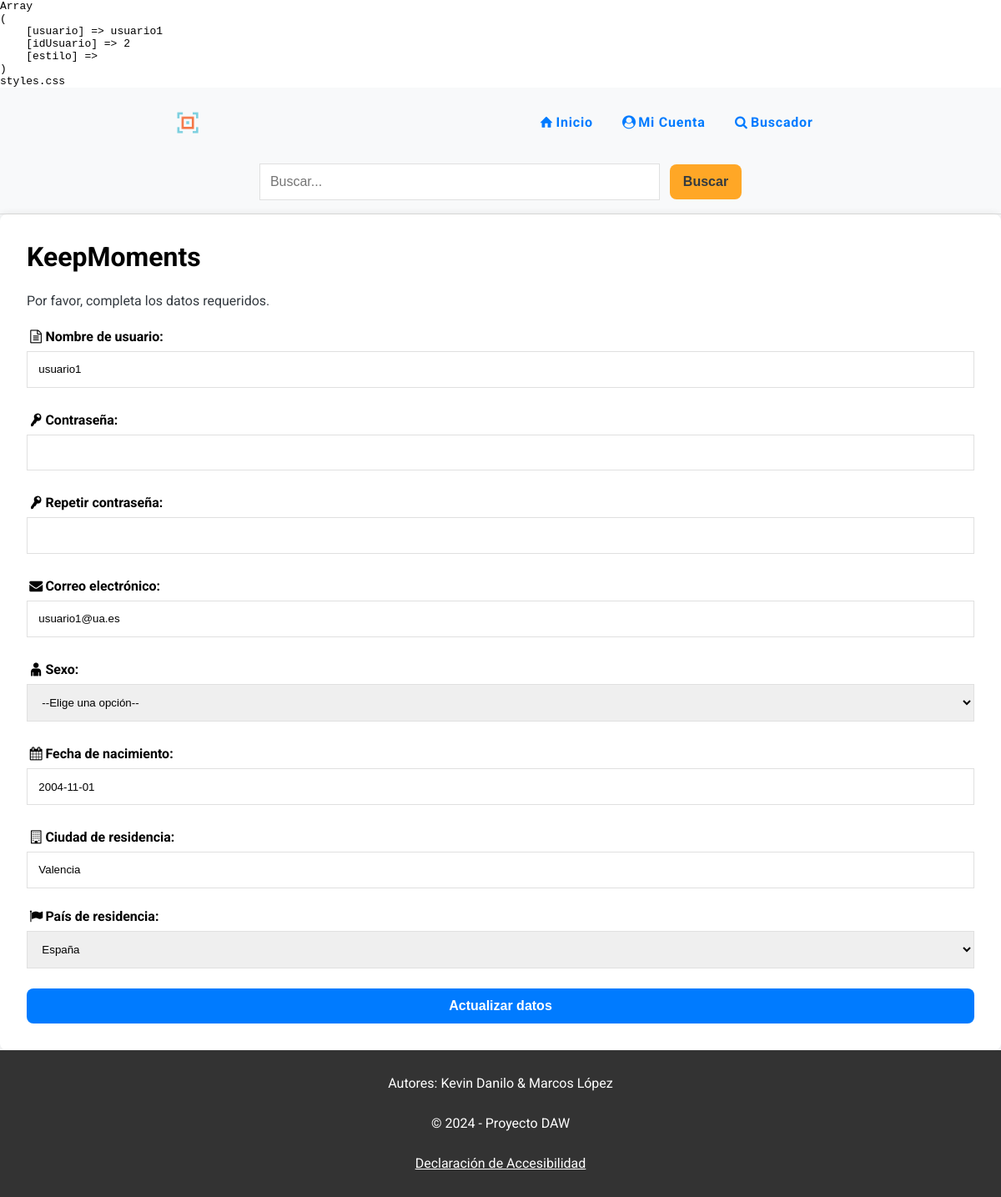
Screenshot of /mis-datos.php (signed in) with the database file from the repository.
### tables this page shows
CREATE TABLE `usuarios` (
  `idUsuario` int(11) NOT NULL,
  `nomUsuario` varchar(15) NOT NULL,
  `clave` varchar(15) NOT NULL,
  `email` varchar(254) NOT NULL,
  `sexo` smallint(6) DEFAULT NULL,
  `fNacimiento` date DEFAULT NULL,
  `ciudad` varchar(100) DEFAULT NULL,
  `pais` int(11) NOT NULL,
  `foto` varchar(255) DEFAULT NULL,
  `fRegistro` timestamp NOT NULL DEFAULT current_timestamp() ON UPDATE current_timestamp(),
  `estilo` int(11) DEFAULT NULL
);

CREATE TABLE `paises` (
  `idPais` int(11) NOT NULL,
  `nomPais` varchar(100) NOT NULL
);

### inc/formulario-usuario.php (the view, shortened to what this page needs)
<?php
$datos = $datos ?? [];
?>
<form id="<?= $id ?? '#' ?>" action="<?= $action ?? '#' ?>" method="post">
  <h1>KeepMoments</h1>
  <p class="form-info">Por favor, completa los datos requeridos.</p>
  <p class="form-input">
    <label for="usu"><span class="icon-doc-text"></span>Nombre de usuario:</label>
    <input type="text" name="usu" id="usu" value="<?= $datos['nomUsuario'] ?? '' ?>">
  </p>
  <p class="form-input">
    <label for="pwd"><span class="icon-key"></span>Contraseña:</label>
    <input type="password" name="pwd" id="pwd">
  </p>
  <p class="form-input">
    <label for="pwd2"><span class="icon-key"></span>Repetir contraseña:</label>
    <input type="password" name="pwd2" id="pwd2">
  </p>
  <p class="form-input">
    <label for="email"><span class="icon-mail-alt"></span>Correo electrónico:</label>
    <input type="text" name="email" id="email" value="<?= $datos['email'] ?? '' ?>">
  </p>
  <p class="form-input">
    <label for="genero"><span class="icon-adult"></span>Sexo:</label>
    <select name="genero" id="genero">
      <option value="">--Elige una opción--</option>
    </select>
  </p>
  <p class="form-input">
    <label for="fnac"><span class="icon-calendar"></span>Fecha de nacimiento:</label>
    <input type="text" name="fnac" id="fnac" value="<?= $datos['fNacimiento'] ?? '' ?>">
  </p>
  <p class="form-input">
    <label for="city"><span class="icon-building"></span>Ciudad de residencia:</label>
    <input type="text" name="city" id="city" value="<?= $datos['ciudad'] ?? '' ?>">
  </p>
  <p class="form-input">
    <label for="country"><span class="icon-flag"></span>País de residencia:</label>
    <select name="country" id="country">
      <?php foreach ($paises as $pais): ?>
        <option value="<?= $pais['idPais'] ?>"
          <?= (isset($datos['pais']) && $datos['pais'] == $pais['idPais']) ? 'selected' : '' ?>>
          <?= $pais['nomPais'] ?>
        </option>
      <?php endforeach; ?>
    </select>
  </p>
  <p>
    <input class="btn" type="submit" value="<?= $botonTexto ?>">
  </p>
</form>

### css/styles.css (style rules this page uses)
* { margin: 0; padding: 0; box-sizing: border-box; }
body { min-height: 100dvh; font-family: "Roboto", sans-serif; background-color: var(--background-color); }
main>form { background-color: var(--card-background-color); box-shadow: 0 0 10px var(--shadow-color); border-radius: .5em; padding: 1em; overflow-x: auto; }
.form-input input, select, textarea { padding: 1em; border: 1px solid var(--border-color); }
.form-info { margin: 1.5em 0; color: var(--text-color); text-wrap: pretty; }
@media screen and (width >=768px) { main>form { margin: 0 auto; padding: 2em; } }

### css/variables.css (style rules this page uses)
:root { --primary-color: #007BFF; --secondary-color: #FFA726; --accent-color: #66BB6A; --background-color: #F8F9FA; --text-color: #343A40; --card-background-color: #ffffff; --image-card-background: #f0f0f5; --hover-primary: #0056b3; --hover-secondary: #e68a00; --shadow-color: rgba(0, 0, 0, .1); --border-color: #E0E0E0; --success-color: #28a745; --error-color: #dc3545; --color-blanco: #ffffff; --color-negro: #000000; --color-azul: #0000ff; --contrast-primary-color: #0A2463; --contrast-hover-primary: #051C47; --dark-background-color: #121212; --dark-primary-color: #6EA8FF; --dark-secondary-color: #FFB74D;; --dark-text-primary: rgba(255, 255, 255, 0.87); --dark-card-background-color: #1E1E1E; --dark-image-card-background: #2A2A2E; --dark-hover-primary: #85B8FF; --dark-hover-secondary: #FFC266; --dark-shadow-color: rgba(255, 255, 255, .1); }

### css/print.css (style rules this page uses)
* { background-color: var(--color-blanco); color: var(--color-negro); margin: 0; padding: 0; }
body { font-family: Arial, sans-serif; font-size: 12pt; }
p { text-align: left; }
#btn-card-search, .btn { border: 1px solid var(--color-negro); color: var(--color-negro); }

### rows the page displays
usuarios: usu "usuario1", email "usuario1@ua.es", fnac "2004-11-01", city "Valencia", country "España"
